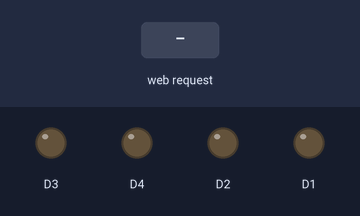
The sketch below on a simulated ESP8266 (NodeMCU). Parts: output pins drawn as LEDs (lit = HIGH). Inputs (shaded band) come from the test bench. What the sketch prints to the serial monitor is not drawn.

Above: at 2.2 s.
2.3 s: HTTP request GET /front received
At 2.7 s:
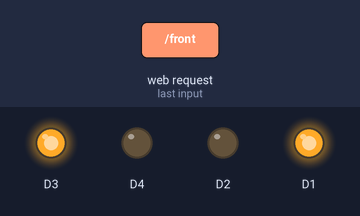
3.8 s: HTTP request GET /left received
At 5.0 s:
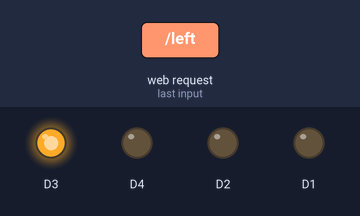
5.3 s: HTTP request GET /back received
At 6.1 s:
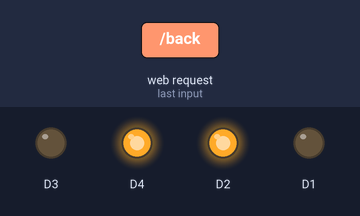
6.8 s: HTTP request GET /right received
At 7.3 s:
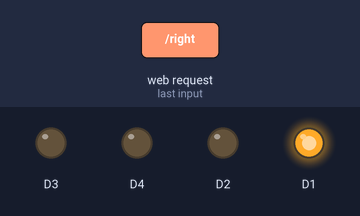
8.3 s: HTTP request GET /stop received
At 9.6 s:
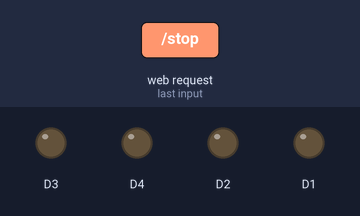
Timing chart, 0 to 10.8 s (numbered marks = the images above; inputs shaded):
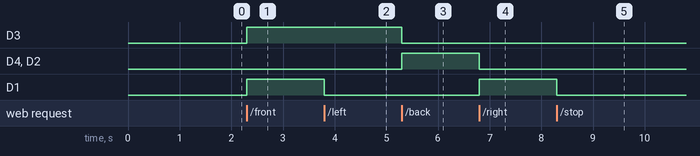

Measured:
- after the input at 2.3 s, D3, D1: LOW → HIGH at once
- after the input at 3.8 s, D1: HIGH → LOW at once
- after the input at 5.3 s, D3: HIGH → LOW at once; D4, D2: LOW → HIGH at once
- after the input at 6.8 s, D4, D2: HIGH → LOW at once; D1: LOW → HIGH at once
- after the input at 8.3 s, D1: HIGH → LOW at once

The sketch:

wifiAPcar.ino
```cpp
#include <ESP8266WiFi.h>
#include <WiFiClient.h>
#include <ESP8266WebServer.h>

const char *ssid = "JaiTRC";  //Your SSID here
const char *password = "nopassword";  //Your password
int state=0;

ESP8266WebServer server(80);

void handleRoot() {
    response();
}

void handleSTOP() {
  state=5;
  STOP();
  response();
}
void handleLEFT() {
  state=2;
  left();
  response();
}
void handleFRONT() {
  state=3;
  front();
  response();
}
void handleBACK() {
  state=1;
  back();
  response();
}
void handleRIGHT() {
  state=4;
  right();
  response();
}

const String HtmlHtml = "<html><head>"
    "<meta name=\"viewport\" content=\"width=device-width, initial-scale=1\" /></head>";
const String HtmlHtmlClose = "</html>";
const String HtmlTitle = "<h1>TRC: Workshop on Robotics and IoT</h1><br/>\n";
const String HtmlStateFront = "<big>CAR is now <b>FRONT</b></big><br/>\n";
const String HtmlStateLeft = "<big>CAR is now <b>LEFT</b></big><br/>\n";
const String HtmlStateBack = "<big>CAR is now <b>BACK</b></big><br/>\n";
const String HtmlStateRight = "<big>CAR is now <b>RIGHT</b></big><br/>\n";
const String HtmlStateStop = "<big>CAR is now <b>STOP</b></big><br/>\n";
const String HtmlButtons =
    "<a href=\"front\"><button style=\"display: block; width: 100%;\">FRONT</button></a><br/>"
    "<a href=\"left\"><button style=\"display: block; width: 100%;\">LEFT</button></a><br/>"
    "<a href=\"back\"><button style=\"display: block; width: 100%;\">BACK</button></a><br/>"
    "<a href=\"right\"><button style=\"display: block; width: 100%;\">RIGHT</button></a><br/>"
    "<a href=\"stop\"><button style=\"display: block; width: 100%;\">STOP</button></a><br/>";

void response(){
  String htmlRes = HtmlHtml + HtmlTitle;
  if(state == 1){
    htmlRes += HtmlStateBack;
  }
  if(state == 2){
    htmlRes += HtmlStateLeft;
  }
  if(state == 3){
    htmlRes += HtmlStateFront;
  }
  if(state == 4){
    htmlRes += HtmlStateRight;
  }
  if(state == 5){
    htmlRes += HtmlStateStop;
  }


  htmlRes += HtmlButtons;
  htmlRes += HtmlHtmlClose;

  server.send(200, "text/html", htmlRes);
}

void setup() {
    delay(1000);
    Serial.begin(9600);
    Serial.println();
    pinMode(D1,OUTPUT);
    pinMode(D2,OUTPUT);
    pinMode(D3,OUTPUT);
    pinMode(D4,OUTPUT);

    WiFi.softAP(ssid, password);

    IPAddress apip = WiFi.softAPIP();
    Serial.print("visit: \n");
    Serial.println(apip);
    server.on("/", handleRoot);
    server.on("/front", handleFRONT);
    server.on("/left", handleLEFT);
    server.on("/back", handleBACK);
    server.on("/right", handleRIGHT);
    server.on("/stop", handleSTOP);
    server.begin();
    Serial.println("HTTP server beginned");
}

void loop() {
    server.handleClient();
}


void front()
{
  digitalWrite(D1,HIGH);
  digitalWrite(D3,HIGH);
  digitalWrite(D2,LOW);
  digitalWrite(D4,LOW);
}

void back()
{
   digitalWrite(D1,LOW);
  digitalWrite(D3,LOW);
  digitalWrite(D2,HIGH);
  digitalWrite(D4,HIGH);
}

void left()
{
  digitalWrite(D1,LOW);
  digitalWrite(D3,HIGH);
  digitalWrite(D2,LOW);
  digitalWrite(D4,LOW);
}

void right()
{
  digitalWrite(D1,HIGH);
  digitalWrite(D2,LOW);
 digitalWrite(D3,LOW);
  digitalWrite(D4,LOW);
}

void STOP()
{
  digitalWrite(D1,LOW);
  digitalWrite(D3,LOW);
  digitalWrite(D2,LOW);
  digitalWrite(D4,LOW);
}
```
